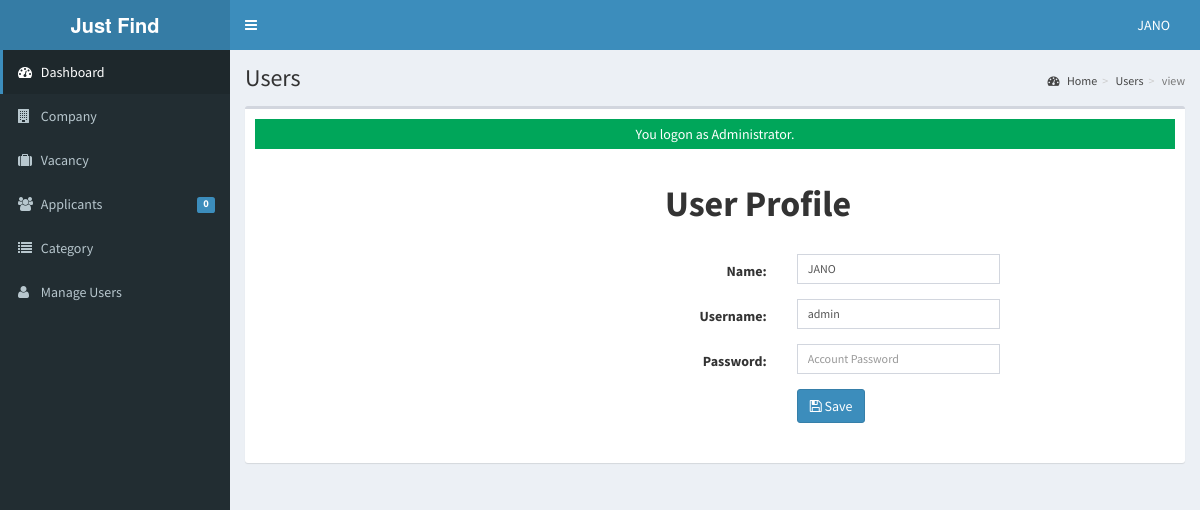
Page /admin/user/index.php?view=view&id=00018 (signed in) on the committed database.
### tables this page shows
CREATE TABLE `tblusers` (
  `USERID` varchar(30) NOT NULL,
  `FULLNAME` varchar(40) NOT NULL,
  `USERNAME` varchar(90) NOT NULL,
  `PASS` varchar(90) NOT NULL,
  `ROLE` varchar(30) NOT NULL,
  `PICLOCATION` varchar(255) NOT NULL
);

### admin/user/index.php (called while the page is built, shortened)
<?php
require_once("../../include/initialize.php");
 $title="Users";
require_once ("../theme/templates.php");
?>

### include/database.php (called while the page is built, shortened)
<?php
class Database {
	var $query = '';
	public $conn;
	public function open_connection() {
		try {
		$this->conn = new PDO("mysql:host=".server.";dbname=".database_name. "", user,pass);
		$this->conn->setAttribute(PDO::ATTR_ERRMODE, PDO::ERRMODE_EXCEPTION);
		}catch(PDOException $e){
			echo "Problem in database connection! Contact administrator!". $e->getMessage();
		}
	}
	function setQuery($sql='') {
		try {
		   $this->sql_string=$sql;
			$this->query = $this->conn->prepare($this->sql_string);
			$this->query->execute();
		  } catch (PDOException $e) {
		    echo "Failed to get query handle: " . $e->getMessage() . "\n";
		    exit;
		  }
	}
	function loadSingleResult() {
		$results = $this->query->fetch(PDO::FETCH_OBJ);
		return $results;
	}
}
$mydb = new Database();

### include/accounts.php (called while the page is built, shortened)
<?php
require_once(LIB_PATH . DS . 'database.php');
class User
{
	protected static  $tblname = "tblusers";
	function single_user($id = "")
	{
		global $mydb;
		$mydb->setQuery("SELECT * FROM " . self::$tblname . "
				Where USERID= '{$id}' LIMIT 1");
		$cur = $mydb->loadSingleResult();
		return $cur;
	}
}

### include/function.php (called while the page is built, shortened)
<?php
function currentpage()
{
	$this_page = $_SERVER['SCRIPT_NAME'];
	$bits = explode('/', $this_page);
	return $bits[3];
}
?>

### admin/user/view.php (the view, shortened to what this page needs)
<?php
@$USERID = $_SESSION['ADMIN_USERID'];
$user = new User();
$singleuser = $user->single_user($USERID);
?>
<div class="container">
    <div class="panel-body inf-content">
        <div class="row">
            <div class="col-md-4">
            </div>
            <div class="col-md-6">
                <h1><strong>User Profile</strong></h1><br>
                <form class="form-horizontal span6" action="controller.php?action=edit&view=" method="POST">
                    <div class="form-group">
                        <div class="col-md-8">
                            <label class="col-md-4 control-label" for="U_NAME">Name:</label>
                            <div class="col-md-8">
                                <input class="form-control input-sm" id="U_NAME" name="U_NAME"
                                    placeholder="Account Name" type="text" value="<?php echo $singleuser->FULLNAME; ?>">
                            </div>
                        </div>
                    </div>
                    <div class="form-group">
                        <div class="col-md-8">
                            <label class="col-md-4 control-label" for="U_USERNAME">Username:</label>
                            <div class="col-md-8">
                                <input class="form-control input-sm" id="U_USERNAME" name="U_USERNAME"
                                    placeholder="Email Address" type="text"
                                    value="<?php echo $singleuser->USERNAME; ?>">
                            </div>
                        </div>
                    </div>
                    <div class="form-group">
                        <div class="col-md-8">
                            <label class="col-md-4 control-label" for="U_PASS">Password:</label>
                            <div class="col-md-8">
                                <input class="form-control input-sm" id="U_PASS" name="U_PASS"
                                    placeholder="Account Password" type="Password" value="" required>
                            </div>
                        </div>
                    </div>
                    <div class="form-group">
                        <div class="col-md-8">
                            <label class="col-md-4 control-label" for="idno"></label>
                            <div class="col-md-8">
                                <button class="btn btn-primary " name="save" type="submit"><span
                                        class="fa fa-save fw-fa"></span> Save</button>
                            </div>
                        </div>
                    </div>
                </form>
            </div>
        </div>
    </div>
</div>

### admin/theme/templates.php (shortened to what this page needs)
<!DOCTYPE html>
<html>
<head>
    <link rel="stylesheet" href="<?php echo web_root; ?>bootstrap/css/bootstrap.min.css">
    <link rel="stylesheet" href="<?php echo web_root; ?>plugins/font-awesome/css/font-awesome.min.css">
    <link rel="stylesheet" href="<?php echo web_root; ?>dist/css/AdminLTE.min.css">
    <link rel="stylesheet" href="<?php echo web_root; ?>dist/css/skins/_all-skins.min.css">
    <link rel="stylesheet" href="<?php echo web_root; ?>plugins/iCheck/flat/blue.css">
    <link rel="stylesheet" href="<?php echo web_root; ?>plugins/morris/morris.css">
    <link rel="stylesheet" href="<?php echo web_root; ?>plugins/jvectormap/jquery-jvectormap-1.2.2.css">
    <link href="<?php echo web_root; ?>plugins/datepicker/bootstrap-datetimepicker.min.css" rel="stylesheet" media="screen">
    <link rel="stylesheet" href="<?php echo web_root; ?>plugins/dataTables/jquery.dataTables.min.css">
    <link rel="stylesheet" href="<?php echo web_root; ?>plugins/bootstrap-wysihtml5/bootstrap3-wysihtml5.min.css">
</head>
<body class="hold-transition skin-blue fixed sidebar-mini">
    <div class="wrapper">
        <header class="main-header">
            <a href="<?php echo web_root; ?>/admin/" class="logo">
                <span class="logo-lg"><b>Just Find</b></span>
            </a>
            <nav class="navbar navbar-static-top" role="navigation">
                <a href="#" class="sidebar-toggle" data-toggle="offcanvas" role="button">
                </a>
                <div class="navbar-custom-menu">
                    <ul class="nav navbar-nav">
                        <?php
                        $user = new User();
                        $singleuser = $user->single_user($_SESSION['ADMIN_USERID']);
                        ?>
                        <li class="dropdown user user-menu" style="padding-right: 15px;">
                            <a href="#" class="dropdown-toggle" data-toggle="dropdown">
                                <span class="hidden-xs"><?php echo $singleuser->FULLNAME; ?></span>
                            </a>
                        </li>
                    </ul>
                </div>
            </nav>
        </header>
        <aside class="main-sidebar">
            <section class="sidebar">
                <ul class="sidebar-menu">
                    <li class="<?php echo (currentpage() == 'index.php') ? "active" : false; ?>">
                        <a href="<?php echo web_root; ?>admin/">
                            <i class="fa fa-dashboard"></i> <span>Dashboard</span>
                        </a>
                    </li>
                    <li class="<?php echo (currentpage() == 'company') ? "active" : false; ?>">
                        <a href="<?php echo web_root; ?>admin/company/">
                            <i class="fa fa-building"></i> <span>Company</span>
                        </a>
                    </li>
                    <li class="<?php echo (currentpage() == 'vacancy') ? "active" : false; ?>">
                        <a href="<?php echo web_root; ?>admin/vacancy/">
                            <i class="fa fa-suitcase"></i> <span>Vacancy</span>
                        </a>
                    </li>
                    <li class="<?php echo (currentpage() == 'applicants') ? "active" : false; ?>">
                        <a href="<?php echo web_root; ?>admin/applicants/">
                            <i class="fa fa-users"></i> <span>Applicants</span>
                            <span class="label label-primary pull-right">
                                <?php
                                $sql = "SELECT count(*) as 'APPL' FROM `tbljobregistration` WHERE `PENDINGAPPLICATION`=1";
                                $mydb->setQuery($sql);
                                $pending = $mydb->loadSingleResult();
                                echo $pending->APPL;
                                ?>
                            </span>
                        </a>
                    </li>
                    <li class="<?php echo (currentpage() == 'category') ? "active" : false; ?>">
                        <a href="<?php echo web_root; ?>admin/category/">
                            <i class="fa fa-list"></i> <span>Category</span>
                        </a>
                    </li>
                    <li class="<?php echo (currentpage() == 'user') ? "active" : false; ?>">
                        <a href="<?php echo web_root; ?>admin/user/">
                            <i class="fa fa-user"></i> <span>Manage Users</span> </a>
                    </li>
                </ul>
            </section>
        </aside>
        <div class="content-wrapper">
            <section class="content-header">
                <h1>
                    <?php echo isset($title) ? $title : ''; ?>
                </h1>
                <ol class="breadcrumb">
                    <?php
                    if ($title != 'Home') {
                        $active_title = '';
                        if (isset($_GET['view'])) {
                            $active_title = '<li class=' . $active_title . '><a href="index.php">' . $title . '</a></li>';
                        } else {
                            $active_title = '<li class=' . $active_title . '>' . $title . '</li>';
                        }
                        echo '<li><a href=' . web_root . 'admin/><i class="fa fa-dashboard"></i> Home</a></li>';
                        echo  $active_title;
                        echo  isset($_GET['view']) ? '<li class="active">' . $_GET['view'] . '</li>' : '';
                    }
                    ?>
                </ol>
            </section>
            <section class="content">
                <div class="row">
                    <div class="col-xs-12">
                        <div class="box">
                            <div class="box-body">
                                <?php
                                require_once $content;
                                ?>
                            </div>
                        </div>
                    </div>
                </div>
            </section>
        </div>
</body>
</html>

### rows in the picture
tblusers: FULLNAME "JANO", U_NAME "JANO", U_USERNAME "admin"

### other values in the picture
$pending->APPL "0"
$title "Users"
$_GET['view'] "view"
$_SESSION['message'] "You logon as Administrator."
